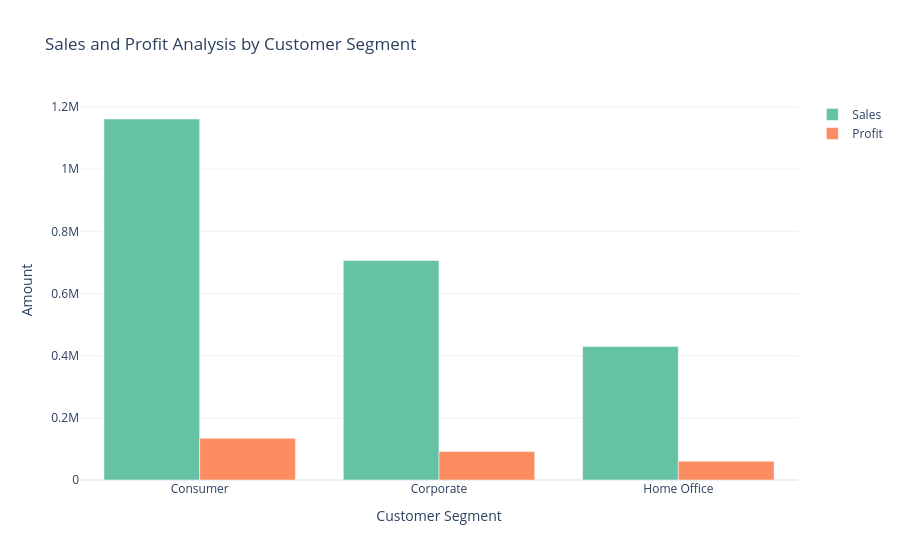

This figure's notebook cell:
### Markdown cell above
# Sales and Profit Analysis by Customer Segment

### Code cell
sales_profit_by_segment = df.groupby('Segment').agg({'Sales': 'sum', 'Profit': 'sum'}).reset_index()

color_palette = colors.qualitative.Set2

fig = go.Figure()
fig.add_trace(go.Bar(x=sales_profit_by_segment['Segment'], 
                     y=sales_profit_by_segment['Sales'], 
                     name='Sales',
                     marker_color=color_palette[0]))

fig.add_trace(go.Bar(x=sales_profit_by_segment['Segment'], 
                     y=sales_profit_by_segment['Profit'], 
                     name='Profit',
                     marker_color=color_palette[1]))

fig.update_layout(title='Sales and Profit Analysis by Customer Segment',
                  xaxis_title='Customer Segment', yaxis_title='Amount')

fig.show()

### Figure 1 — Plotly figure (JSON) as saved in the notebook; plotly's stock layout.template omitted (floating-point values rounded to 4 significant figures)
{"data": [{"marker": {"color": "rgb(102,194,165)"}, "name": "Sales", "type": "bar", "x": ["Consumer", "Corporate", "Home Office"], "y": [1161000.0, 706100.0, 429700.0]}, {"marker": {"color": "rgb(252,141,98)"}, "name": "Profit", "type": "bar", "x": ["Consumer", "Corporate", "Home Office"], "y": [134100.0, 91980.0, 60300.0]}], "layout": {"autosize": true, "title": {"text": "Sales and Profit Analysis by Customer Segment"}, "xaxis": {"autorange": true, "range": [-0.5, 2.5], "title": {"text": "Customer Segment"}, "type": "category"}, "yaxis": {"autorange": true, "range": [0, 1223000.0], "title": {"text": "Amount"}, "type": "linear"}}}
